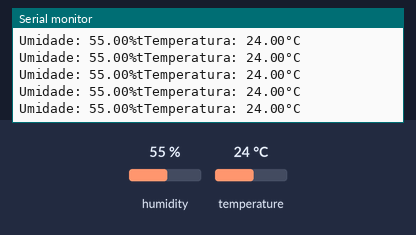
Bench run of a sketch on a simulated Arduino Uno, built with avr-gcc and run on an emulated ATmega328P. Parts: the last lines printed to the serial monitor. Inputs (shaded band) come from the test bench; at power-on: humidity 55 %, temperature 24 °C.

Above: at 2.8 s.
2.9 s: humidity set to 22 %
At 4.14 s:
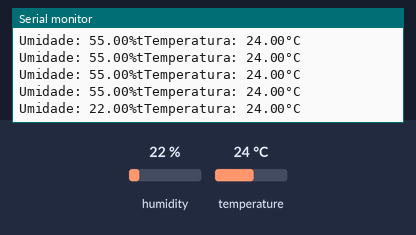
8.9 s: temperature set to 12 °C
At 9.01 s:
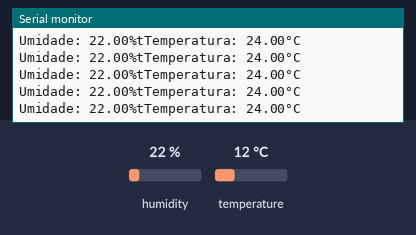
14.9 s: humidity set to 40 %
At 14.97 s:
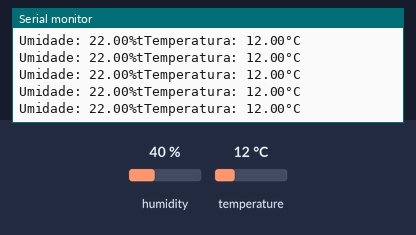
Timing chart, 0 to 17.9 s (numbered marks = the images above; inputs shaded):
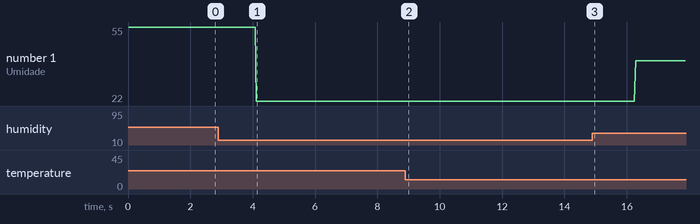

The sketch:

Modulo_de_humidade_DHT11.ino
```cpp
#include "DHT.h"
#include <Adafruit_Sensor.h>

#define DHTPIN A0 //pono que o sensor esta conectado
#define DHTTYPE DHT11 // DHT 11

// (// = Comenta uma linha  /*....*/= Comenta um trecho)
/*pino 1 do sensor(vcc) vai no 5V
pino 2 vai na pino de dados
pino 4(meu caso 3) ira no gnd*/

DHT dht(DHTPIN,DHTTYPE);

void setup()
{

 Serial.begin(9600); // Ela configura a taxa de comunicação em bits por segundo (baud rate)
 Serial.println("HELLO WORD");
 /*Serial.println():Funciona praticamente igual a função Serial.print(), a única diferença
 é que esta função acrescenta ao fim da mensagem o caractere de retorno
 de carro (ASCII 13 ou ‘\r’) e o caractere de nova linha(ASCII 10 ou ‘\n’)*/
 dht.begin();

}

void loop()
{
  //A leitura da temperatura e umidade pode levar 250ms
  //o atraso do sensor pode ser de 2 Seg

  float h = dht.readHumidity();//Declara a variavel que ira receber a informação da umidade
  float t = dht.readTemperature();//Declara a variavel que ira receber a temperatura
  /*float =Representa números fracionários e números reais (o que inclui os números inteiros).
  A faixa de valores varia de 1,2e-38 até 3,4e+38.*/

  if(isnan(t)||isnan(h))
  {
    Serial.println("Falha ao ler DHT");
  }
  else
  {
    /*Serial.print():Escreve na serial texto em formato  ASCII. Essa função tem muitas possibilidades. Números inteiros são escritos usando um
    caractere ASCII para cada dígito. O mesmo ocorre para números flutuante e, por padrão, são escrito duas casas decimais. Bytes
    são enviados como caracteres únicos e strings e caracteres são enviados como escritos.*/
    Serial.print("Umidade: ");
    Serial.print(h);
    Serial.print("%t");
    Serial.print("Temperatura: ");
    Serial.print(t);
    Serial.println("°C");
  }

}
```

Measured:
- after the input at 2.9 s, the serial monitor: prints a new line after 1.2 s (image 1)
- plotted number 1: 55 → 22 after the input at 2.9 s, 22 → 40 after the input at 14.9 s
